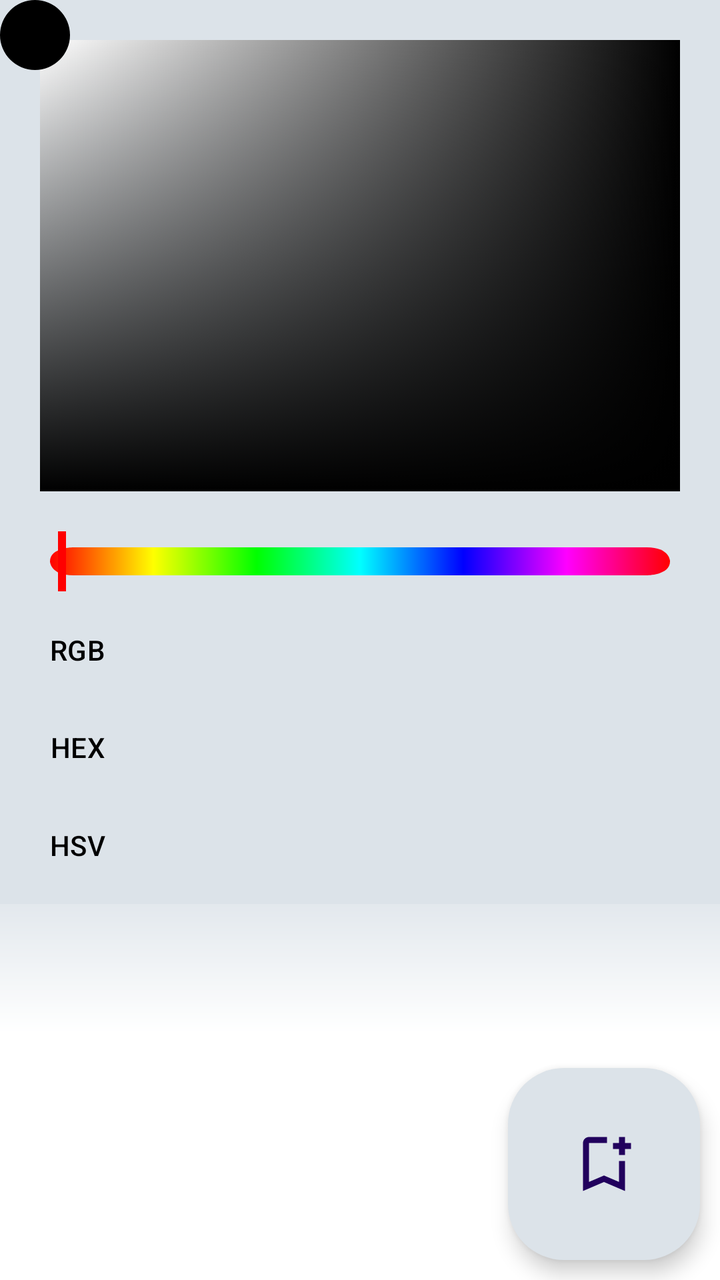
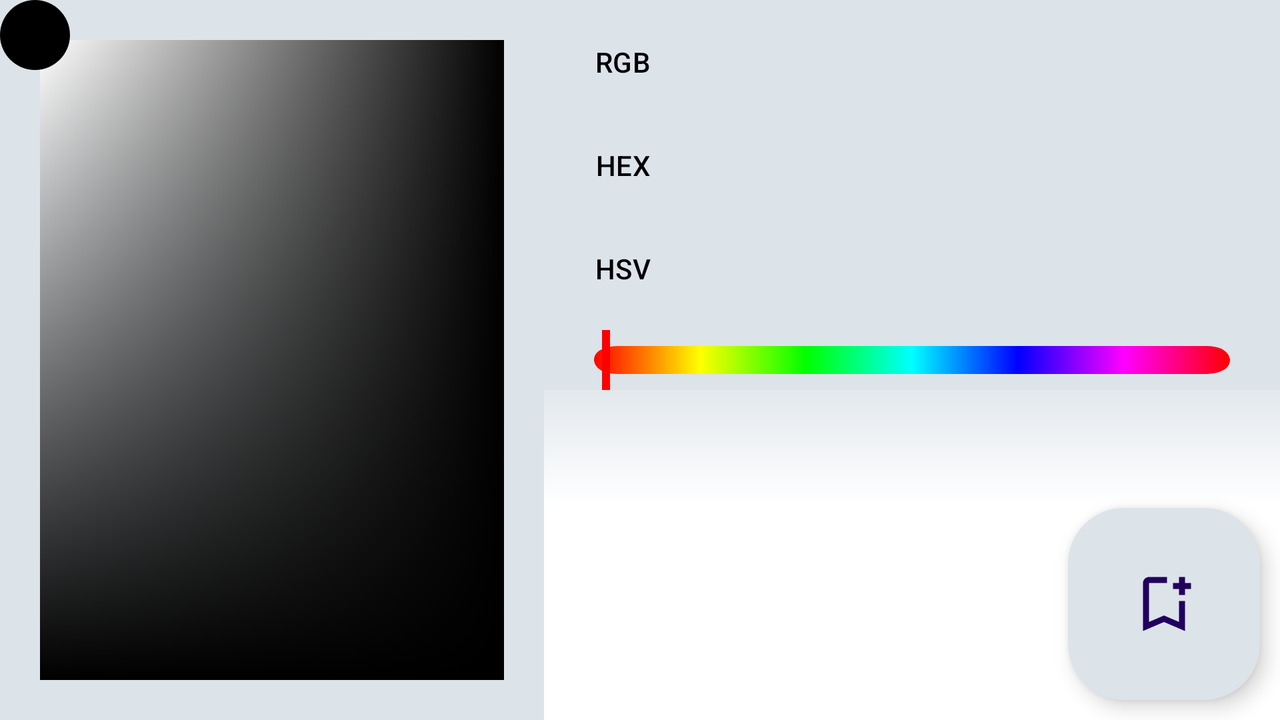

Compare how this app lays out the same screen by default and in its alternative resource folder. The renders come first, then the two layout files and the values they reference.
<!-- AndroidManifest.xml: application theme Theme.ColourPicker -->
<!-- res/layout/fragment_manual_picker.xml -->
<?xml version="1.0" encoding="utf-8"?>
<androidx.constraintlayout.widget.ConstraintLayout xmlns:android="http://schemas.android.com/apk/res/android"
    xmlns:app="http://schemas.android.com/apk/res-auto"
    xmlns:tools="http://schemas.android.com/tools"
    android:layout_width="match_parent"
    android:layout_height="match_parent"
    android:background="?mainColour"
    tools:context=".ui.picker.ManualPickerFragment">

    <LinearLayout
        android:id="@+id/manualPickerMainLayout"
        android:layout_width="match_parent"
        android:layout_height="match_parent"
        android:background="?mainColour"
        android:orientation="vertical">

        <RelativeLayout
            android:id="@+id/pickerGradientsContainer"
            android:layout_width="match_parent"
            android:layout_height="0dp"
            android:layout_weight="4.25">

            <androidx.appcompat.widget.AppCompatButton
                android:layout_width="match_parent"
                android:layout_height="match_parent"
                android:background="@drawable/manual_picker_white"
                android:layout_marginStart="20dp"
                android:layout_marginEnd="20dp"
                android:layout_marginTop="20dp"
                android:layout_marginBottom="20dp"
                android:clickable="false"
                android:stateListAnimator="@null"/>

            <Button
                android:id="@+id/manualPickerMainColour"
                android:layout_width="match_parent"
                android:layout_height="match_parent"
                android:background="@drawable/manual_picker_colour"
                android:layout_marginStart="20dp"
                android:layout_marginEnd="20dp"
                android:layout_marginTop="20dp"
                android:layout_marginBottom="20dp"
                android:clickable="false"
                android:stateListAnimator="@null"/>

            <androidx.appcompat.widget.AppCompatButton
                android:id="@+id/manualPickerSelector"
                android:layout_width="match_parent"
                android:layout_height="match_parent"
                android:background="@drawable/manual_picker_black"
                android:layout_marginStart="20dp"
                android:layout_marginEnd="20dp"
                android:layout_marginTop="20dp"
                android:layout_marginBottom="20dp"
                android:stateListAnimator="@null"/>

            <androidx.appcompat.widget.AppCompatButton
                android:id="@+id/pickerOutline"
                android:layout_width="35dp"
                android:layout_height="35dp"
                android:background="@drawable/circle_outline"
                android:backgroundTint="#000"
                android:clickable="false"/>

            <androidx.appcompat.widget.AppCompatButton
                android:id="@+id/pickerInside"
                android:layout_width="35dp"
                android:layout_height="35dp"
                android:background="@drawable/circle_inner"
                android:clickable="false"/>

        </RelativeLayout>

        <RelativeLayout
            android:id="@+id/sliderLayout"
            android:layout_width="match_parent"
            android:layout_height="30dp"
            android:paddingStart="15dp"
            android:paddingEnd="15dp">

            <TextView
                android:id="@+id/manualPickerBackground"
                android:layout_width="match_parent"
                android:layout_height="match_parent"
                android:background="@drawable/manual_picker_slider_background"
                android:layout_marginTop="8dp"
                android:layout_marginBottom="8dp"
                android:layout_marginStart="10dp"
                android:layout_marginEnd="10dp"/>

            <com.google.android.material.slider.Slider
                android:id="@+id/manualPickerSlider"
                android:layout_width="match_parent"
                android:layout_height="match_parent"
                android:valueFrom="0"
                android:valueTo="360"
                android:translationZ="10dp"
                android:layout_centerInParent="true"
                app:trackColor="#00000000"
                app:thumbColor="#ff0000"
                app:labelBehavior="gone"/>

        </RelativeLayout>

        <LinearLayout
            android:id="@+id/editTextsLayout"
            android:layout_width="match_parent"
            android:layout_height="0dp"
            android:layout_weight="2.5"
            android:padding="5dp"
            android:orientation="horizontal">

            <LinearLayout
                android:layout_width="0dp"
                android:layout_height="match_parent"
                android:layout_weight="0.75"
                android:orientation="vertical">

                <Button
                    android:id="@+id/setModeRGB"
                    android:text="RGB"
                    style="@style/DefaultButtonStyleVertical"/>

                <Button
                    android:id="@+id/setModeHEX"
                    android:text="HEX"
                    style="@style/DefaultButtonStyleVertical"/>

                <Button
                    android:id="@+id/setModeHSV"
                    android:text="HSV"
                    style="@style/DefaultButtonStyleVertical"/>

            </LinearLayout>

            <RelativeLayout
                android:layout_width="4dp"
                android:layout_height="match_parent"
                android:layout_marginStart="4dp"
                android:layout_marginEnd="4dp">

                <Button
                    android:id="@+id/tabScrollBar"
                    android:layout_width="match_parent"
                    android:layout_height="match_parent"
                    android:backgroundTint="?defaultTextColour"/>

            </RelativeLayout>

            <androidx.viewpager2.widget.ViewPager2
                android:id="@+id/pager"
                android:layout_width="0dp"
                android:layout_height="match_parent"
                android:layout_weight="3"
                android:orientation="vertical"/>

        </LinearLayout>


        <androidx.constraintlayout.widget.ConstraintLayout
            android:layout_width="match_parent"
            android:layout_height="0dp"
            android:layout_weight="3">

            <TextView
                android:id="@+id/previewColour"
                android:layout_width="0dp"
                android:layout_height="match_parent"
                android:layout_weight="3"
                android:background="@drawable/manual_picker_preview_fade"
                app:layout_constraintStart_toStartOf="parent"
                app:layout_constraintEnd_toStartOf="@id/editPreviewColour"/>

            <TextView
                android:id="@+id/editPreviewColour"
                android:layout_width="0dp"
                android:layout_height="match_parent"
                android:layout_weight="3"
                android:background="@drawable/manual_picker_preview_fade"
                app:layout_constraintStart_toEndOf="@id/previewColour"
                app:layout_constraintEnd_toEndOf="parent"/>

        </androidx.constraintlayout.widget.ConstraintLayout>

    </LinearLayout>

    <com.google.android.material.floatingactionbutton.FloatingActionButton
        android:id="@+id/saveManualPickedColour"
        android:layout_width="wrap_content"
        android:layout_height="wrap_content"
        android:layout_margin="10dp"
        android:src="@drawable/ic_save_outline"
        android:backgroundTint="?mainColour"
        app:layout_constraintBottom_toBottomOf="parent"
        app:layout_constraintEnd_toEndOf="parent"
        style="@style/Widget.Material3.FloatingActionButton.Large.Primary"/>

    <LinearLayout
        android:id="@+id/editingColourSaveLayout"
        android:layout_width="match_parent"
        android:layout_height="wrap_content"
        android:orientation="horizontal"
        android:layout_margin="10dp"
        android:visibility="gone"
        app:layout_constraintBottom_toBottomOf="parent">

        <com.google.android.material.floatingactionbutton.ExtendedFloatingActionButton
            android:id="@+id/saveCopyOfEditingColour"
            android:layout_width="0dp"
            android:layout_height="wrap_content"
            android:layout_weight="1"
            android:text="@string/saveCopy"
            app:icon="@drawable/ic_copy"
            android:padding="5dp"
            android:layout_marginEnd="5dp"
            android:textColor="?defaultTextColour"
            android:backgroundTint="?mainColour"
            style="@style/Widget.Material3.ExtendedFloatingActionButton.Icon.Primary"/>

        <com.google.android.material.floatingactionbutton.ExtendedFloatingActionButton
            android:id="@+id/overwriteEditingColour"
            android:layout_width="0dp"
            android:layout_height="wrap_content"
            android:layout_weight="1"
            android:text="@string/confirm"
            app:icon="@drawable/ic_overwrite"
            android:padding="5dp"
            android:layout_marginStart="5dp"
            android:textColor="?defaultTextColour"
            android:backgroundTint="?mainColour"
            style="@style/Widget.Material3.ExtendedFloatingActionButton.Icon.Primary"/>

    </LinearLayout>

</androidx.constraintlayout.widget.ConstraintLayout>
<!-- resources referenced by this layout -->
<resources>
  <!-- drawable circle_inner (drawable) -->
  <vector xmlns:android="http://schemas.android.com/apk/res/android"
      android:width="24dp"
      android:height="24dp"
      android:viewportWidth="20"
      android:viewportHeight="20">
      <path
          android:fillColor="#000"
          android:pathData="M10,10
          m-9,0
          a9,9 0,0.5 0.5,18 0
          a9,9 0,0.5 0.5,-18 0"/>
  </vector>
  <!-- drawable circle_outline (drawable) -->
  <vector xmlns:android="http://schemas.android.com/apk/res/android"
      android:width="24dp"
      android:height="24dp"
      android:viewportWidth="20"
      android:viewportHeight="20">
      <path
          android:fillColor="#fff"
          android:pathData="M0,10
          a10,10 0,0 1,20 0 h-3
          a7,7 0,0 0,-14 0 h-3
          a10,10 0,0 0,20 0 h-3
          a7,7 0,0 1,-14 0 h-3z
          "/>
  </vector>
  <!-- drawable ic_copy (drawable) -->
  <vector xmlns:android="http://schemas.android.com/apk/res/android"
      android:width="24dp"
      android:height="24dp"
      android:viewportWidth="24"
      android:viewportHeight="24">
      <path
          android:fillColor="#000"
          android:pathData="M16,1l-12,0c-1.1,0,-2,0.9,-2,2v14h2l0,-14h12l0,-2zm3,4l-11,0c-1.1,0,-2,0.9,-2,2v14c0,1.1,0.9,2,2,2h11c1.1,0,2,-0.9,2,-2l0,-14c0,-1.1,-0.9,-2,-2,-2zm0,16l-11,0l0,-14h11v14z"/>
  </vector>
  <!-- drawable ic_save_outline (drawable) -->
  <vector xmlns:android="http://schemas.android.com/apk/res/android"
      android:width="24dp"
      android:height="24dp"
      android:viewportWidth="24"
      android:viewportHeight="24">
      <path
          android:fillColor="#000"
          android:pathData="M17,11v6.97l-5,-2.14l-5,2.14V5h6V3H7C5.9,3 5,3.9 5,5v16l7,-3l7,3V11H17zM21,7h-2v2h-2V7h-2V5h2V3h2v2h2V7z"/>
  </vector>
  
  
  <!-- drawable manual_picker_black (drawable) -->
  <?xml version="1.0" encoding="UTF-8"?>
  <selector xmlns:android="http://schemas.android.com/apk/res/android">
      <item>
          <shape>
              <gradient
                  android:startColor="#0000"
                  android:endColor="#f000"
                  android:angle="270"/>
          </shape>
      </item>
  </selector>
  <!-- drawable manual_picker_colour (drawable) -->
  <?xml version="1.0" encoding="UTF-8"?>
  <selector xmlns:android="http://schemas.android.com/apk/res/android">
      <item>
          <shape>
              <gradient
                  android:startColor="#00000000"
                  android:endColor="#ff000000"/>
          </shape>
      </item>
  </selector>
  <!-- drawable manual_picker_white (drawable) -->
  <?xml version="1.0" encoding="UTF-8"?>
  <selector xmlns:android="http://schemas.android.com/apk/res/android">
      <item>
          <shape>
              <gradient
                  android:startColor="#ffff"
                  android:endColor="#0fff"
                  android:angle="270"/>
          </shape>
      </item>
  </selector>
  <string name="confirm">Confirm</string>
  <string name="saveCopy">Save copy</string>
  <style name="DefaultButtonStyleVertical" parent="Widget.Material3.Button">
          <item name="android:layout_width">match_parent</item>
          <item name="android:layout_height">0dp</item>
          <item name="android:layout_weight">1</item>
          <item name="android:textSize">@dimen/abc_text_size_small_material</item>
          <item name="android:layout_margin">0dp</item>
          <item name="android:padding">0dp</item>
          <item name="android:textColor">?defaultTextColour</item>
          <item name="android:backgroundTint">?mainColourAccent</item>
      </style>
  <color name="grey_light">#ddd</color>
  <color name="grey_dark">#333</color>
  <color name="white">#FFFFFFFF</color>
  <color name="black">#FF000000</color>
</resources>
<!-- res/layout-land/fragment_manual_picker.xml (the author's variant of the layout above) -->
<!-- drawn on the phone turned sideways -->
<?xml version="1.0" encoding="utf-8"?>
<androidx.constraintlayout.widget.ConstraintLayout xmlns:android="http://schemas.android.com/apk/res/android"
    xmlns:app="http://schemas.android.com/apk/res-auto"
    xmlns:tools="http://schemas.android.com/tools"
    android:layout_width="match_parent"
    android:layout_height="match_parent"
    android:background="?mainColour"
    tools:context=".ui.picker.ManualPickerFragment">

    <LinearLayout
        android:id="@+id/manualPickerMainLayout"
        android:layout_width="match_parent"
        android:layout_height="match_parent"
        android:background="?mainColour"
        android:orientation="horizontal">

        <androidx.constraintlayout.widget.ConstraintLayout
            android:layout_width="0dp"
            android:layout_height="match_parent"
            android:layout_weight="4.25"
            android:orientation="vertical">

            <RelativeLayout
                android:id="@+id/pickerGradientsContainer"
                android:layout_width="match_parent"
                android:layout_height="0dp"
                app:layout_constraintTop_toTopOf="parent"
                app:layout_constraintBottom_toBottomOf="parent">

                <androidx.appcompat.widget.AppCompatButton
                    android:layout_width="match_parent"
                    android:layout_height="match_parent"
                    android:background="@drawable/manual_picker_white"
                    android:layout_marginStart="20dp"
                    android:layout_marginEnd="20dp"
                    android:layout_marginTop="20dp"
                    android:layout_marginBottom="20dp"
                    android:clickable="false"
                    android:stateListAnimator="@null"/>

                <Button
                    android:id="@+id/manualPickerMainColour"
                    android:layout_width="match_parent"
                    android:layout_height="match_parent"
                    android:background="@drawable/manual_picker_colour"
                    android:layout_marginStart="20dp"
                    android:layout_marginEnd="20dp"
                    android:layout_marginTop="20dp"
                    android:layout_marginBottom="20dp"
                    android:clickable="false"
                    android:stateListAnimator="@null"/>

                <androidx.appcompat.widget.AppCompatButton
                    android:id="@+id/manualPickerSelector"
                    android:layout_width="match_parent"
                    android:layout_height="match_parent"
                    android:background="@drawable/manual_picker_black"
                    android:layout_marginStart="20dp"
                    android:layout_marginEnd="20dp"
                    android:layout_marginTop="20dp"
                    android:layout_marginBottom="20dp"
                    android:stateListAnimator="@null"/>

                <androidx.appcompat.widget.AppCompatButton
                    android:id="@+id/pickerOutline"
                    android:layout_width="35dp"
                    android:layout_height="35dp"
                    android:background="@drawable/circle_outline"
                    android:backgroundTint="#000"
                    android:clickable="false"/>

                <androidx.appcompat.widget.AppCompatButton
                    android:id="@+id/pickerInside"
                    android:layout_width="35dp"
                    android:layout_height="35dp"
                    android:background="@drawable/circle_inner"
                    android:clickable="false"/>

            </RelativeLayout>

        </androidx.constraintlayout.widget.ConstraintLayout>

        <LinearLayout
            android:layout_width="0dp"
            android:layout_height="match_parent"
            android:layout_weight="5.75"
            android:orientation="vertical">

            <LinearLayout
                android:id="@+id/editTextsLayout"
                android:layout_width="match_parent"
                android:layout_height="0dp"
                android:layout_weight="2.5"
                android:padding="5dp"
                android:orientation="horizontal">

                <LinearLayout
                    android:layout_width="0dp"
                    android:layout_height="match_parent"
                    android:layout_weight="0.75"
                    android:orientation="vertical">

                    <Button
                        android:id="@+id/setModeRGB"
                        android:text="RGB"
                        style="@style/DefaultButtonStyleVertical"/>

                    <Button
                        android:id="@+id/setModeHEX"
                        android:text="HEX"
                        style="@style/DefaultButtonStyleVertical"/>

                    <Button
                        android:id="@+id/setModeHSV"
                        android:text="HSV"
                        style="@style/DefaultButtonStyleVertical"/>

                </LinearLayout>

                <RelativeLayout
                    android:layout_width="4dp"
                    android:layout_height="match_parent"
                    android:layout_marginStart="4dp"
                    android:layout_marginEnd="4dp">

                    <Button
                        android:id="@+id/tabScrollBar"
                        android:layout_width="match_parent"
                        android:layout_height="match_parent"
                        android:backgroundTint="?defaultTextColour"/>

                </RelativeLayout>

                <androidx.viewpager2.widget.ViewPager2
                    android:id="@+id/pager"
                    android:layout_width="0dp"
                    android:layout_height="match_parent"
                    android:layout_weight="3"
                    android:orientation="vertical"/>

            </LinearLayout>


            <RelativeLayout
                android:id="@+id/sliderLayout"
                android:layout_width="match_parent"
                android:layout_height="30dp"
                android:paddingStart="15dp"
                android:paddingEnd="15dp">

                <TextView
                    android:id="@+id/manualPickerBackground"
                    android:layout_width="match_parent"
                    android:layout_height="match_parent"
                    android:background="@drawable/manual_picker_slider_background"
                    android:layout_marginTop="8dp"
                    android:layout_marginBottom="8dp"
                    android:layout_marginStart="10dp"
                    android:layout_marginEnd="10dp"/>

                <com.google.android.material.slider.Slider
                    android:id="@+id/manualPickerSlider"
                    android:layout_width="match_parent"
                    android:layout_height="match_parent"
                    android:valueFrom="0"
                    android:valueTo="360"
                    android:translationZ="10dp"
                    android:layout_centerInParent="true"
                    app:trackColor="#00000000"
                    app:thumbColor="#ff0000"
                    app:labelBehavior="gone"/>

            </RelativeLayout>


            <androidx.constraintlayout.widget.ConstraintLayout
                android:layout_width="match_parent"
                android:layout_height="0dp"
                android:layout_weight="2.5">

                <TextView
                    android:id="@+id/previewColour"
                    android:layout_width="0dp"
                    android:layout_height="match_parent"
                    android:layout_weight="3"
                    android:background="@drawable/manual_picker_preview_fade"
                    app:layout_constraintStart_toStartOf="parent"
                    app:layout_constraintEnd_toStartOf="@id/editPreviewColour"/>

                <TextView
                    android:id="@+id/editPreviewColour"
                    android:layout_width="0dp"
                    android:layout_height="match_parent"
                    android:layout_weight="3"
                    android:background="@drawable/manual_picker_preview_fade"
                    app:layout_constraintStart_toEndOf="@id/previewColour"
                    app:layout_constraintEnd_toEndOf="parent"/>


                <LinearLayout
                    android:id="@+id/editingColourSaveLayout"
                    android:layout_width="match_parent"
                    android:layout_height="wrap_content"
                    android:orientation="horizontal"
                    android:layout_margin="10dp"
                    android:visibility="gone"
                    app:layout_constraintBottom_toBottomOf="parent">

                    <com.google.android.material.floatingactionbutton.ExtendedFloatingActionButton
                        android:id="@+id/saveCopyOfEditingColour"
                        android:layout_width="0dp"
                        android:layout_height="wrap_content"
                        android:layout_weight="1"
                        android:text="@string/saveCopy"
                        app:icon="@drawable/ic_copy"
                        android:padding="5dp"
                        android:layout_marginEnd="5dp"
                        android:textColor="?defaultTextColour"
                        android:backgroundTint="?mainColour"
                        style="@style/Widget.Material3.ExtendedFloatingActionButton.Icon.Primary"/>

                    <com.google.android.material.floatingactionbutton.ExtendedFloatingActionButton
                        android:id="@+id/overwriteEditingColour"
                        android:layout_width="0dp"
                        android:layout_height="wrap_content"
                        android:layout_weight="1"
                        android:text="@string/confirm"
                        app:icon="@drawable/ic_overwrite"
                        android:padding="5dp"
                        android:layout_marginStart="5dp"
                        android:textColor="?defaultTextColour"
                        android:backgroundTint="?mainColour"
                        style="@style/Widget.Material3.ExtendedFloatingActionButton.Icon.Primary"/>

                </LinearLayout>

            </androidx.constraintlayout.widget.ConstraintLayout>

        </LinearLayout>

    </LinearLayout>

    <com.google.android.material.floatingactionbutton.FloatingActionButton
        android:id="@+id/saveManualPickedColour"
        android:layout_width="wrap_content"
        android:layout_height="wrap_content"
        android:layout_margin="10dp"
        android:src="@drawable/ic_save_outline"
        android:backgroundTint="?mainColour"
        app:layout_constraintBottom_toBottomOf="parent"
        app:layout_constraintEnd_toEndOf="parent"
        style="@style/Widget.Material3.FloatingActionButton.Large.Primary"/>

</androidx.constraintlayout.widget.ConstraintLayout>
